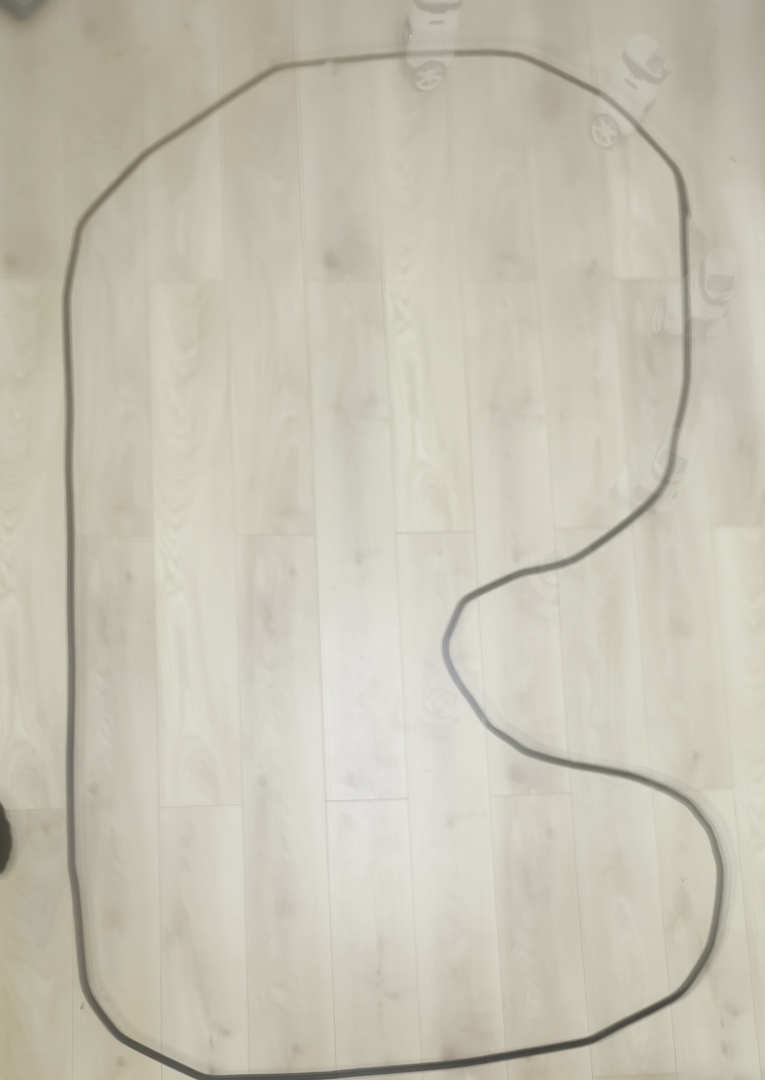
#> input picture Software/misc/motion_timelapse.png, 1530 x 2160 px (shown at 1/2 size)
$ python -i robotTrack.py   (imports and definitions only)
#> lines starting #> are read from the running program, lines starting #| are printed output that depends on the picture; after the words box and inside, x2 and y2 are one past the last pixel; in counts of white or black regions, pixels touching at a corner belong together
import cv2
import numpy as np
import argparse
import matplotlib.pyplot as plt
import time
import sys
import os
import subprocess
import multiprocessing as mp
import math

# Constants
RESOLUTION = '1920x1080'
FPS = 30
DURATION = 60
OUTPUT_FILE = 'tracked.mp4'

# Global data lists for markers and lap times
# marker_data records tuples: (timestamp, x, y)
marker_data = []

# Lap tracking variables:
lap_zone_active = False    # Are we already in the "start" zone?
lap_start_timestamp = None # Timestamp when current lap started
lap_count = 0

# Distance threshold in pixels to decide if the robot is crossing the fixed start tag
CROSSING_THRESHOLD = 400

# Fixed start tag center (will be updated if detected)
fixed_tag_center = None

# [89 lines left out: functions plot_track, find_robot, detect_fixed_tag, not called in this run]

def filterTrack(gray):
    """Apply filtering, thresholding, and morphological operations to find the track."""
    roi = gray[0:1080, 0:1750]
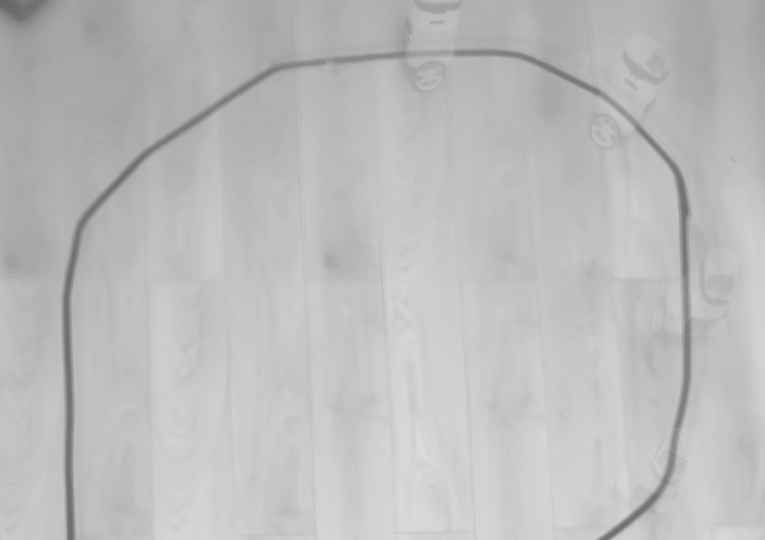
#> roi: shape (1080, 1530) (shown at 1/2 size); min 100, max 220, mean 188.2
    roi = cv2.bilateralFilter(roi, 19, 75, 75)
    thresh = cv2.adaptiveThreshold(roi, 255, cv2.ADAPTIVE_THRESH_GAUSSIAN_C,
                                   cv2.THRESH_BINARY_INV, 11, 2)
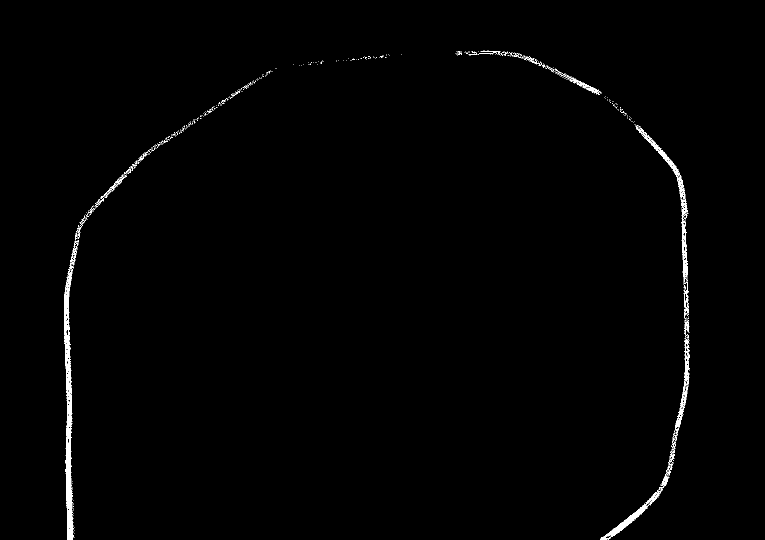
#> thresh: shape (1080, 1530) (shown at 1/2 size); 0.76% white; 551 white regions (522 under 20 px), largest, box (x1, y1, x2, y2) and area: (128, 542, 147, 1080) 4323, (1200, 875, 1351, 1080) 1814, (1271, 250, 1376, 436) 1345
    thresh = cv2.medianBlur(thresh, 5)
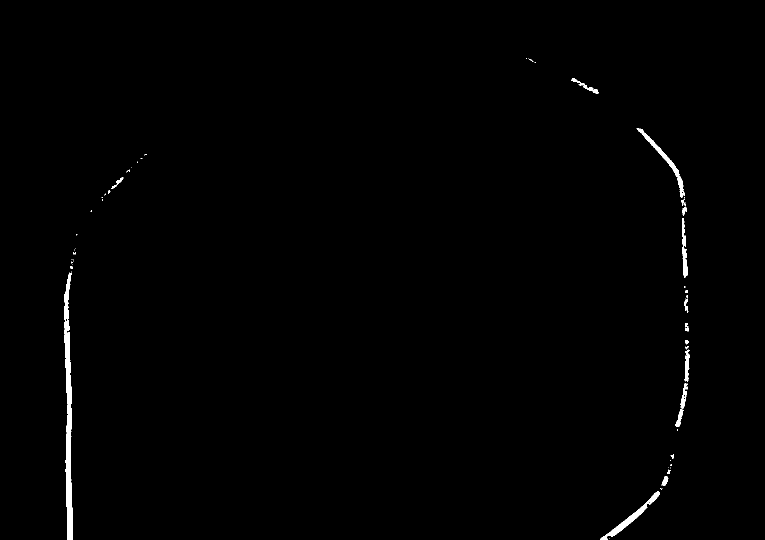
#> thresh: shape (1080, 1530) (shown at 1/2 size); 0.64% white; 68 white regions (45 under 20 px), largest, box (x1, y1, x2, y2) and area: (128, 545, 146, 1080) 4910, (1200, 982, 1320, 1080) 1421, (1273, 256, 1370, 395) 1250
    kernel = np.ones((7, 7), np.uint8)
    thresh = cv2.morphologyEx(thresh, cv2.MORPH_CLOSE, kernel)
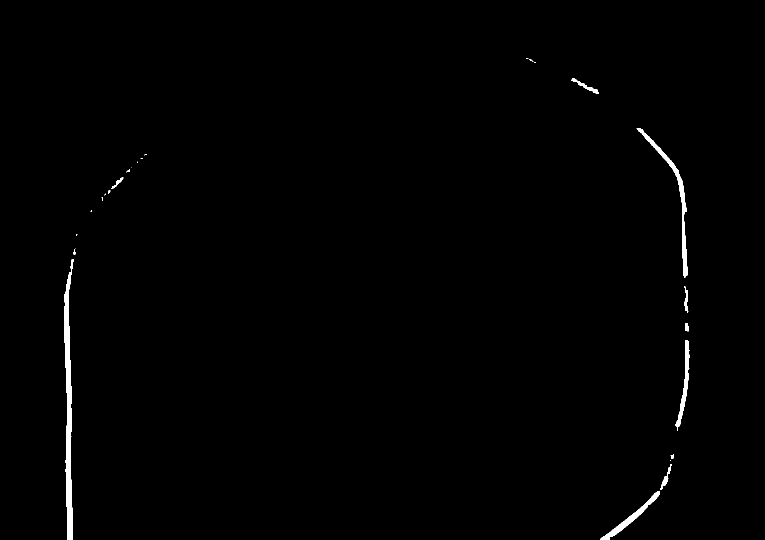
#> thresh: shape (1080, 1530) (shown at 1/2 size); 0.7% white; 26 white regions (13 under 20 px), largest, box (x1, y1, x2, y2) and area: (128, 519, 148, 1080) 5176, (1273, 256, 1376, 556) 2366, (1200, 982, 1320, 1080) 1495
    thresh = cv2.morphologyEx(thresh, cv2.MORPH_OPEN, kernel)
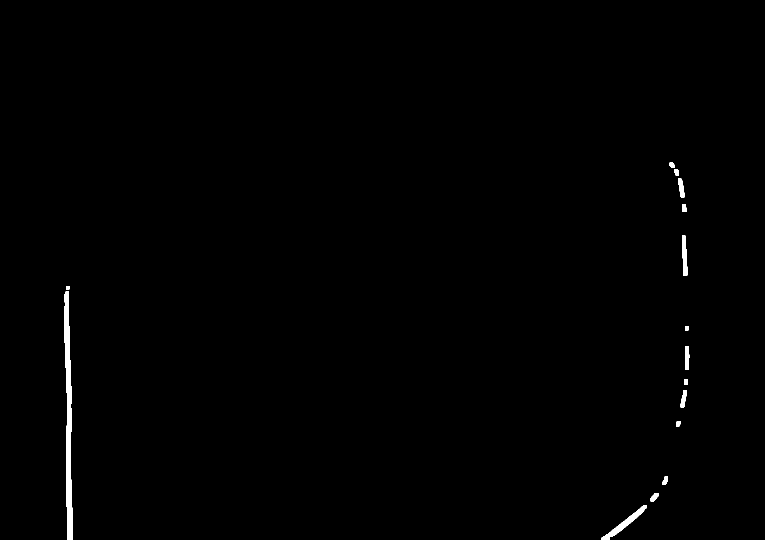
#> thresh: shape (1080, 1530) (shown at 1/2 size); 0.51% white; 15 white regions, largest, box (x1, y1, x2, y2) and area: (129, 583, 146, 1080) 4837, (1202, 1010, 1293, 1080) 1164, (1364, 471, 1375, 552) 635
    return thresh

# [144 lines left out: functions findTrack, main, not called in this run]

# [7 lines not run here, left out]

>>> import cv2
>>> picture = cv2.imread('motion_timelapse.png', cv2.IMREAD_GRAYSCALE)
>>> result = filterTrack(picture)
